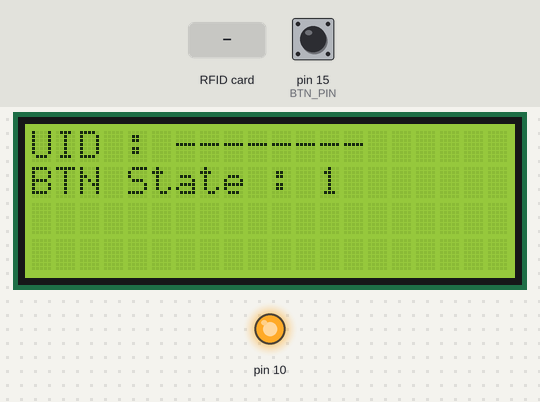
The sketch below on a simulated Arduino Uno, built with avr-gcc and run on an emulated ATmega328P. On the bench: 20×4 character LCD, output pins drawn as LEDs (lit = HIGH). The test bench sets the inputs (shaded band); at power-on: pin 15 (BTN_PIN) HIGH.

Above: at 2.3 s.
2.4 s: RFID card 5E 7A 19 C4 held to the reader
At 3.7 s:
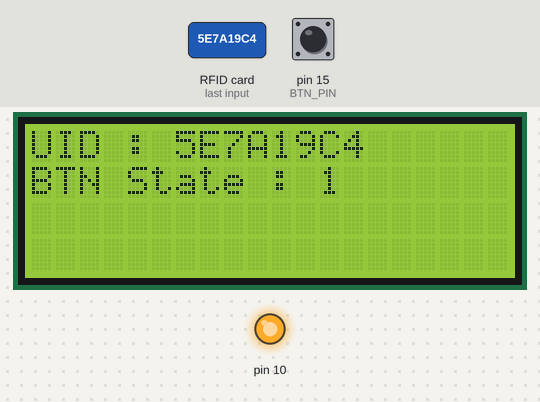
4.4 s: pin 15 (BTN_PIN) pulled LOW for 0.15 s
At 4.49 s:
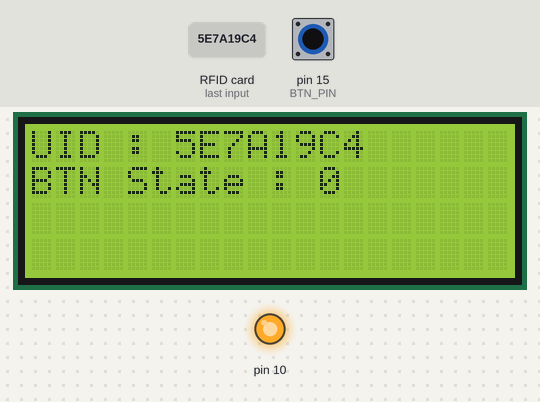
Timing chart, 0 to 7.4 s (numbered marks = the images above; inputs shaded):
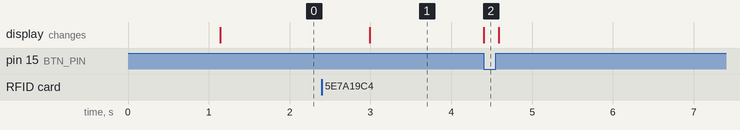

The sketch:

02_Test_RFID-RC522_LCD-20x4_Button.ino
```cpp
//>>>>>>>>>>>>>>>>>>>>>>>>>>>>>>>>>>>>>>>>>>>>>>>>>>>>>>>>>>>>>>>>>>>>>>>>>>>>>>>>>>>>>>>>> 02_Test_RFID-RC522_LCD-20x4_Button
//----------------------------------------Including the libraries.
#include <LiquidCrystal_I2C.h>
#include <SPI.h>
#include <MFRC522.h>
//----------------------------------------

// Defines SS/SDA PIN and Reset PIN for RFID-RC522.
#define SS_PIN  5
#define RST_PIN 4

// Defines the button PIN.
#define BTN_PIN 15

// Variables for the number of columns and rows on the LCD.
int lcdColumns = 20;
int lcdRows = 4;

// Variable to read data from RFID-RC522.
int readsuccess;
char str[32] = "";
String UID_Result = "--------";

// Create LiquidCrystal_I2C object as "lcd" and set the LCD I2C address to 0x27 and set the LCD configuration to 20x4.
// In general, the address of a 20x4 I2C LCD is "0x27".
// However, if the address "0x27" doesn't work, you can find out the address with "i2c_scanner". Look here : https://playground.arduino.cc/Main/I2cScanner/
LiquidCrystal_I2C lcd(0x27, lcdColumns, lcdRows);  // (lcd_address, lcd_Columns, lcd_Rows)

// Create MFRC522 object as "mfrc522" and set SS/SDA PIN and Reset PIN.
MFRC522 mfrc522(SS_PIN, RST_PIN);

//________________________________________________________________________________getUID()
// Subroutine to obtain UID/ID when RFID card or RFID keychain is tapped to RFID-RC522 module.
int getUID() {
  if(!mfrc522.PICC_IsNewCardPresent()) {
    return 0;
  }
  if(!mfrc522.PICC_ReadCardSerial()) {
    return 0;
  }

  byteArray_to_string(mfrc522.uid.uidByte, mfrc522.uid.size, str);
  UID_Result = str;

  mfrc522.PICC_HaltA();
  mfrc522.PCD_StopCrypto1();

  return 1;
}
//________________________________________________________________________________

//________________________________________________________________________________byteArray_to_string()
void byteArray_to_string(byte array[], unsigned int len, char buffer[]) {
  for (unsigned int i = 0; i < len; i++) {
    byte nib1 = (array[i] >> 4) & 0x0F;
    byte nib2 = (array[i] >> 0) & 0x0F;
    buffer[i*2+0] = nib1  < 0xA ? '0' + nib1  : 'A' + nib1  - 0xA;
    buffer[i*2+1] = nib2  < 0xA ? '0' + nib2  : 'A' + nib2  - 0xA;
  }
  buffer[len*2] = '\0';
}
//________________________________________________________________________________

//________________________________________________________________________________VOID SETUP()
void setup(){
  // put your setup code here, to run once:

  pinMode(BTN_PIN, INPUT_PULLUP);

  // Initialize LCD.
  lcd.init();
  // turn on LCD backlight.
  lcd.backlight();

  // Init SPI bus.
  SPI.begin();
  // Init MFRC522.
  mfrc522.PCD_Init();

  delay(1000);

  lcd.clear();
}
//________________________________________________________________________________

//________________________________________________________________________________VOID LOOP()
void loop(){
  // put your main code here, to run repeatedly:

  //lcd.setCursor(0,0);
  //lcd.print("Please tap your card");
  //lcd.setCursor(0,1);
  //lcd.print("or keychain.");
  lcd.setCursor(0,0);
  lcd.print("UID : ");
  lcd.print(UID_Result);
  lcd.setCursor(0,1);
  lcd.print("BTN State : ");
  lcd.print(digitalRead(BTN_PIN));

  readsuccess = getUID();

  if(readsuccess){
    lcd.setCursor(6, 2);
    lcd.print("              ");
    delay(500);
  }
  delay(10);
}
//________________________________________________________________________________
//<<<<<<<<<<<<<<<<<<<<<<<<<<<<<<<<<<<<<<<<<<<<<<<<<<<<<<<<<<<<<<<<<<<<<<<<<<<<<<<<<<<<<<<<<
```

Measured:
- after the input at 2.4 s, the display: changes after 0.59 s (image 1)
- after the input at 4.4 s, the display: changes at once (image 2)
